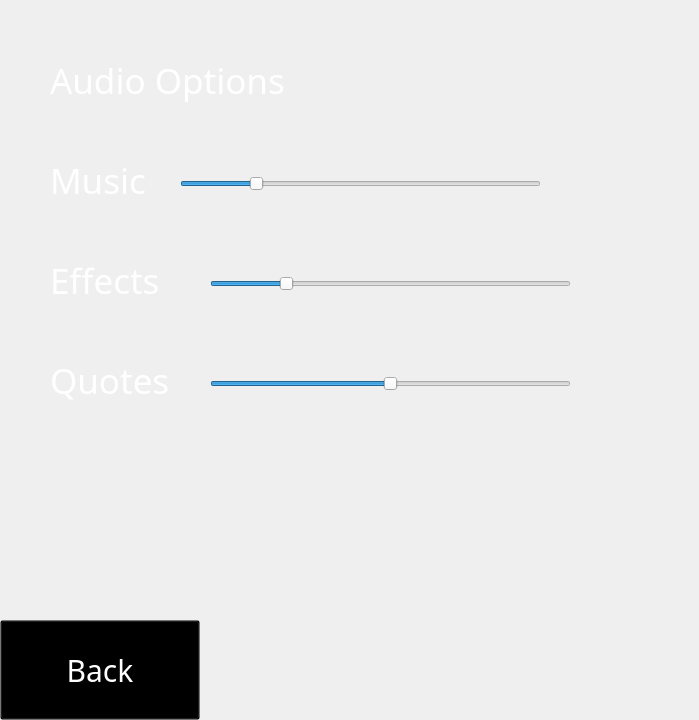
    <widget class="QWidget" name="settings_background">
     <property name="maximumSize">
      <size>
       <width>960</width>
       <height>720</height>
      </size>
     </property>
     <widget class="QToolButton" name="settings_back_button">
      <property name="geometry">
       <rect>
        <x>0</x>
        <y>620</y>
        <width>200</width>
        <height>100</height>
       </rect>
      </property>
      <property name="font">
       <font>
        <family>Vanilla Extract</family>
        <pointsize>-1</pointsize>
       </font>
      </property>
      <property name="cursor">
       <cursorShape>PointingHandCursor</cursorShape>
      </property>
      <property name="styleSheet">
       <string notr="true">
QToolButton::hover{ color: white; background: transparent; font-size: 40px;}
QToolButton {background: transparent; color: white; font-size: 30px;}
</string>
      </property>
      <property name="text">
       <string>Back</string>
      </property>
     </widget>
     <widget class="QLabel" name="settings_audio_label">
      <property name="geometry">
       <rect>
        <x>50</x>
        <y>50</y>
        <width>281</width>
        <height>60</height>
       </rect>
      </property>
      <property name="font">
       <font>
        <family>KG Red Hands</family>
        <pointsize>26</pointsize>
       </font>
      </property>
      <property name="styleSheet">
       <string notr="true">background: transparent;
color: white;</string>
      </property>
      <property name="text">
       <string>Audio Options</string>
      </property>
     </widget>
     <widget class="QSlider" name="settings_music_volume_slider">
      <property name="geometry">
       <rect>
        <x>180</x>
        <y>173</y>
        <width>361</width>
        <height>21</height>
       </rect>
      </property>
      <property name="cursor">
       <cursorShape>OpenHandCursor</cursorShape>
      </property>
      <property name="maximum">
       <number>100</number>
      </property>
      <property name="value">
       <number>20</number>
      </property>
      <property name="orientation">
       <enum>Qt::Horizontal</enum>
      </property>
     </widget>
     <widget class="QLabel" name="settings_music_volume_number">
      <property name="geometry">
       <rect>
        <x>540</x>
        <y>150</y>
        <width>120</width>
        <height>60</height>
       </rect>
      </property>
      <property name="font">
       <font>
        <family>KG Red Hands</family>
        <pointsize>20</pointsize>
       </font>
      </property>
      <property name="styleSheet">
       <string notr="true">background: transparent;
color: white;</string>
      </property>
      <property name="text">
       <string/>
      </property>
     </widget>
     <widget class="QLabel" name="settings_music_volume_label">
      <property name="geometry">
       <rect>
        <x>50</x>
        <y>150</y>
        <width>120</width>
        <height>60</height>
       </rect>
      </property>
      <property name="font">
       <font>
        <family>KG Red Hands</family>
        <pointsize>26</pointsize>
       </font>
      </property>
      <property name="styleSheet">
       <string notr="true">background: transparent;
color: white;</string>
      </property>
      <property name="text">
       <string>Music</string>
      </property>
     </widget>
     <widget class="QSlider" name="settings_effects_volume_slider">
      <property name="geometry">
       <rect>
        <x>210</x>
        <y>273</y>
        <width>361</width>
        <height>21</height>
       </rect>
      </property>
      <property name="cursor">
       <cursorShape>OpenHandCursor</cursorShape>
      </property>
      <property name="maximum">
       <number>100</number>
      </property>
      <property name="value">
       <number>20</number>
      </property>
      <property name="orientation">
       <enum>Qt::Horizontal</enum>
      </property>
     </widget>
     <widget class="QLabel" name="settings_effects_volume_label">
      <property name="geometry">
       <rect>
        <x>50</x>
        <y>250</y>
        <width>150</width>
        <height>60</height>
       </rect>
      </property>
      <property name="font">
       <font>
        <family>KG Red Hands</family>
        <pointsize>26</pointsize>
       </font>
      </property>
      <property name="styleSheet">
       <string notr="true">background: transparent;
color: white;</string>
      </property>
      <property name="text">
       <string>Effects</string>
      </property>
     </widget>
     <widget class="QLabel" name="settings_effects_volume_number">
      <property name="geometry">
       <rect>
        <x>570</x>
        <y>250</y>
        <width>120</width>
        <height>60</height>
       </rect>
      </property>
      <property name="font">
       <font>
        <family>KG Red Hands</family>
        <pointsize>20</pointsize>
       </font>
      </property>
      <property name="styleSheet">
       <string notr="true">background: transparent;
color: white;</string>
      </property>
      <property name="text">
       <string/>
      </property>
     </widget>
     <widget class="QSlider" name="settings_quotes_volume_slider">
      <property name="geometry">
       <rect>
        <x>210</x>
        <y>373</y>
        <width>361</width>
        <height>21</height>
       </rect>
      </property>
      <property name="cursor">
       <cursorShape>OpenHandCursor</cursorShape>
      </property>
      <property name="maximum">
       <number>100</number>
      </property>
      <property name="value">
       <number>50</number>
      </property>
      <property name="orientation">
       <enum>Qt::Horizontal</enum>
      </property>
     </widget>
     <widget class="QLabel" name="settings_quotes_volume_label">
      <property name="geometry">
       <rect>
        <x>50</x>
        <y>350</y>
        <width>150</width>
        <height>60</height>
       </rect>
      </property>
      <property name="font">
       <font>
        <family>KG Red Hands</family>
        <pointsize>26</pointsize>
       </font>
      </property>
      <property name="styleSheet">
       <string notr="true">background: transparent;
color: white;</string>
      </property>
      <property name="text">
       <string>Quotes</string>
      </property>
     </widget>
     <widget class="QLabel" name="settings_quotes_volume_number">
      <property name="geometry">
       <rect>
        <x>570</x>
        <y>350</y>
        <width>120</width>
        <height>60</height>
       </rect>
      </property>
      <property name="font">
       <font>
        <family>KG Red Hands</family>
        <pointsize>20</pointsize>
       </font>
      </property>
      <property name="styleSheet">
       <string notr="true">background: transparent;
color: white;</string>
      </property>
      <property name="text">
       <string/>
      </property>
     </widget>
    </widget>
